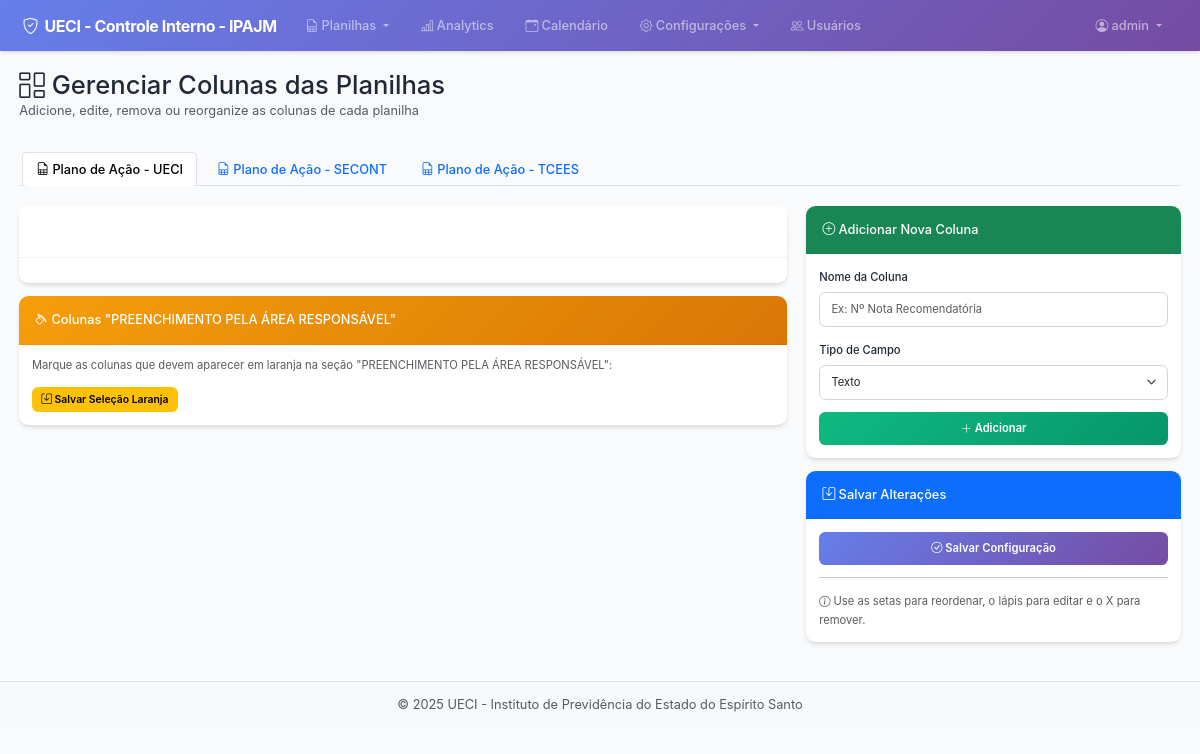
The page /configuracoes/colunas (signed in) on the database its author committed.
### models/user.py (models this page shows, shortened)
class User(UserMixin, db.Model):
    __tablename__ = 'users'
    id = db.Column(db.Integer, primary_key=True)
    username = db.Column(db.String(80), unique=True, nullable=False)
    email = db.Column(db.String(120), unique=True, nullable=False)
    phone = db.Column(db.String(20))
    password_hash = db.Column(db.String(200))
    is_admin = db.Column(db.Boolean, default=False)
    is_active = db.Column(db.Boolean, default=True)
    created_at = db.Column(db.DateTime, default=datetime.utcnow)
    last_login = db.Column(db.DateTime)

### models/planilha.py (models this page shows, shortened)
class AbaConfig(db.Model):
    __tablename__ = 'aba_config'
    id = db.Column(db.Integer, primary_key=True)
    aba_name = db.Column(db.String(100), unique=True, nullable=False)
    columns_config = db.Column(db.Text)
    orange_columns = db.Column(db.Text)  # ADICIONE ESTA LINHA
    display_order = db.Column(db.Integer, default=0)
    is_active = db.Column(db.Boolean, default=True)

### routes/configuracoes.py (the view)
@config_bp.route('/colunas')
@login_required
def colunas_config():
    abas = AbaConfig.query.filter_by(is_active=True).order_by(AbaConfig.display_order).all()
    return render_template('configuracoes/colunas.html', abas=abas)

### app.py (called while the page is built)
@login_manager.user_loader
def load_user(user_id):
    return User.query.get(int(user_id))

### templates/configuracoes/colunas.html (shortened to what this page needs)
{% extends "base.html" %}
{% block content %}
<div class="container-fluid mt-4">
    <div class="row mb-4">
        <div class="col-12">
            <h2 class="mb-0">
                <i class="bi bi-columns-gap"></i> Gerenciar Colunas das Planilhas
            </h2>
            <p class="text-muted">Adicione, edite, remova ou reorganize as colunas de cada planilha</p>
        </div>
    </div>
    <ul class="nav nav-tabs mb-4" id="abasTabs" role="tablist">
        {% for aba in abas %}
        <li class="nav-item" role="presentation">
            <button class="nav-link {% if loop.first %}active{% endif %}"
                    id="tab-{{ loop.index }}"
                    data-bs-toggle="tab"
                    data-bs-target="#content-{{ loop.index }}"
                    data-aba-name="{{ aba.aba_name }}"
                    type="button"
                    role="tab"
                    onclick="carregarColunas('{{ aba.aba_name }}', {{ loop.index }})">
                <i class="bi bi-file-earmark-spreadsheet"></i> {{ aba.aba_name }}
            </button>
        </li>
        {% endfor %}
    </ul>
    <div class="tab-content" id="abasContent">
        {% for aba in abas %}
        <div class="tab-pane fade {% if loop.first %}show active{% endif %}"
             id="content-{{ loop.index }}"
             role="tabpanel">
            <div class="row">
                <div class="col-md-8">
                    <div class="card shadow">
                        <div class="card-header bg-gradient" style="background: linear-gradient(135deg, #667eea 0%, #764ba2 100%); color: white;">
                            <h5 class="mb-0"><i class="bi bi-list-ol"></i> Colunas Atuais</h5>
                        </div>
                        <div class="card-body">
                        </div>
                    </div>
                    <div class="card shadow mt-3">
                        <div class="card-header" style="background: linear-gradient(135deg, #f59e0b 0%, #d97706 100%); color: white;">
                            <h6 class="mb-0"><i class="bi bi-paint-bucket"></i> Colunas "PREENCHIMENTO PELA ÁREA RESPONSÁVEL"</h6>
                        </div>
                        <div class="card-body">
                            <p class="small text-muted mb-2">Marque as colunas que devem aparecer em laranja na seção "PREENCHIMENTO PELA ÁREA RESPONSÁVEL":</p>
                            <button class="btn btn-warning btn-sm mt-2" onclick="salvarColunasLaranjas('{{ aba.aba_name }}', {{ loop.index }})">
                                <i class="bi bi-save"></i> Salvar Seleção Laranja
                            </button>
                        </div>
                    </div>
                </div>
                <div class="col-md-4">
                    <div class="card shadow mb-3">
                        <div class="card-header bg-success text-white">
                            <h6 class="mb-0"><i class="bi bi-plus-circle"></i> Adicionar Nova Coluna</h6>
                        </div>
                        <div class="card-body">
                            <div class="mb-3">
                                <label class="form-label">Nome da Coluna</label>
                                <input type="text" class="form-control" id="nova-coluna-nome-{{ loop.index }}" placeholder="Ex: Nº Nota Recomendatória">
                            </div>
                            <div class="mb-3">
                                <label class="form-label">Tipo de Campo</label>
                                <select class="form-select" id="nova-coluna-tipo-{{ loop.index }}">
                                    <option value="text">Texto</option>
                                </select>
                            </div>
                            <button class="btn btn-success w-100" onclick="adicionarColuna({{ loop.index }})">
                                <i class="bi bi-plus-lg"></i> Adicionar
                            </button>
                        </div>
                    </div>
                    <div class="card shadow">
                        <div class="card-header bg-primary text-white">
                            <h6 class="mb-0"><i class="bi bi-save"></i> Salvar Alterações</h6>
                        </div>
                        <div class="card-body">
                            <button class="btn btn-primary w-100" onclick="salvarColunas('{{ aba.aba_name }}', {{ loop.index }})">
                                <i class="bi bi-check-circle"></i> Salvar Configuração
                            </button>
                            <hr>
                            <small class="text-muted">
                                <i class="bi bi-info-circle"></i> Use as setas para reordenar, o lápis para editar e o X para remover.
                            </small>
                        </div>
                    </div>
                </div>
            </div>
        </div>
        {% endfor %}
    </div>
</div>
{% endblock %}

### templates/base.html (shortened to what this page needs)
<!DOCTYPE html>
<html lang="pt-BR">
<head>
    <link href="https://cdn.jsdelivr.net/npm/bootstrap@5.3.0/dist/css/bootstrap.min.css" rel="stylesheet">
    <link rel="stylesheet" href="https://cdn.jsdelivr.net/npm/bootstrap-icons@1.11.0/font/bootstrap-icons.css">
    {% if url_for('static', filename='css/style.css', _external=False) %}
    <link rel="stylesheet" href="{{ url_for('static', filename='css/style.css') }}">
    {% endif %}
</head>
<body>
    {% if current_user.is_authenticated %}
    <nav class="navbar navbar-expand-lg navbar-dark" style="background: linear-gradient(135deg, #667eea 0%, #764ba2 100%);">
        <div class="container-fluid">
            <a class="navbar-brand fw-bold" href="{{ url_for('main.index') }}">
                <i class="bi bi-shield-check me-2"></i>UECI - Controle Interno - IPAJM
            </a>
            <div class="collapse navbar-collapse" id="navbarNav">
                <ul class="navbar-nav me-auto">
                    <li class="nav-item dropdown">
                        <a class="nav-link dropdown-toggle" href="#" id="planilhasDropdown" role="button" data-bs-toggle="dropdown">
                            <i class="bi bi-file-earmark-spreadsheet me-1"></i>Planilhas
                        </a>
                    </li>
                    <li class="nav-item">
                        <a class="nav-link" href="{{ url_for('analytics.analytics_dashboard') }}">
                            <i class="bi bi-bar-chart-line me-1"></i>Analytics
                        </a>
                    </li>
                    <li class="nav-item">
                        <a class="nav-link" href="{{ url_for('main.calendario') }}">
                            <i class="bi bi-calendar-event me-1"></i>Calendário
                        </a>
                    </li>
                    <li class="nav-item dropdown">
                        <a class="nav-link dropdown-toggle" href="#" id="configDropdown" role="button" data-bs-toggle="dropdown">
                            <i class="bi bi-gear me-1"></i>Configurações
                        </a>
                    </li>
                    {% if current_user.is_admin %}
                    <li class="nav-item">
                        <a class="nav-link" href="{{ url_for('main.admin_users') }}">
                            <i class="bi bi-people me-1"></i>Usuários
                        </a>
                    </li>
                    {% endif %}
                </ul>
                <ul class="navbar-nav">
                    <li class="nav-item dropdown">
                        <a class="nav-link dropdown-toggle" href="#" id="userDropdown" role="button" data-bs-toggle="dropdown">
                            <i class="bi bi-person-circle me-1"></i>{{ current_user.username }}
                        </a>
                    </li>
                </ul>
            </div>
        </div>
    </nav>
    {% endif %}
    <main class="{% if current_user.is_authenticated %}container-fluid mt-4{% endif %}">
        {% block content %}{% endblock %}
    </main>
    <footer class="footer mt-5 py-3 bg-light">
        <div class="container text-center">
            <span class="text-muted">© 2025 UECI - Instituto de Previdência do Estado do Espírito Santo</span>
        </div>
    </footer>
</body>
</html>

### static/style.css (style rules this page uses)
:root { --primary-gradient: linear-gradient(135deg, #667eea 0%, #764ba2 100%); --primary-color: #667eea; --secondary-color: #764ba2; --success-color: #10b981; --danger-color: #ef4444; --warning-color: #f59e0b; --info-color: #3b82f6; --text-dark: #1f2937; --text-muted: #6b7280; --bg-light: #f9fafb; }
body { font-family: 'Inter', 'Segoe UI', Tahoma, Geneva, Verdana, sans-serif; background-color: var(--bg-light); color: var(--text-dark); }
.navbar { box-shadow: 0 4px 6px -1px rgba(0, 0, 0, 0.1), 0 2px 4px -1px rgba(0, 0, 0, 0.06); padding: 0.75rem 1rem; }
.navbar-brand { font-size: 1.25rem; font-weight: 700; letter-spacing: -0.5px; }
.nav-link { font-weight: 500; transition: all 0.3s ease; border-radius: 6px; padding: 0.5rem 1rem !important; margin: 0 0.25rem; }
.card { border: none; border-radius: 12px; transition: transform 0.3s ease, box-shadow 0.3s ease; overflow: hidden; }
.card-header { background-color: transparent; border-bottom: 1px solid rgba(0, 0, 0, 0.05); padding: 1.25rem; }
.shadow { box-shadow: 0 4px 6px -1px rgba(0, 0, 0, 0.1), 0 2px 4px -1px rgba(0, 0, 0, 0.06) !important; }
.btn { border-radius: 8px; font-weight: 600; padding: 0.625rem 1.25rem; transition: all 0.2s ease; border: none; font-size: 0.875rem; }
.btn-sm { padding: 0.375rem 0.75rem; font-size: 0.8125rem; }
.btn-success { background: linear-gradient(135deg, #10b981 0%, #059669 100%); }
.btn-primary { background: linear-gradient(135deg, #667eea 0%, #764ba2 100%); }
.form-control, .form-select { border-radius: 8px; border: 1.5px solid #d1d5db; padding: 0.625rem 0.875rem; transition: all 0.2s ease; font-size: 0.875rem; }
.form-label { font-weight: 500; margin-bottom: 0.5rem; color: var(--text-dark); font-size: 0.875rem; }
.footer { margin-top: auto; border-top: 1px solid #dee2e6; background-color: white; }
.card { animation: fadeIn 0.5s ease; }

### templates/base.html (style rules this page uses)
body { zoom: 80%; -moz-transform: scale(0.8); -moz-transform-origin: 0 0; }

### rows shown on the page
User: username "admin"
AbaConfig: aba_name "Plano de Ação - UECI"
AbaConfig: aba_name "Plano de Ação - SECONT"
AbaConfig: aba_name "Plano de Ação - TCEES"
